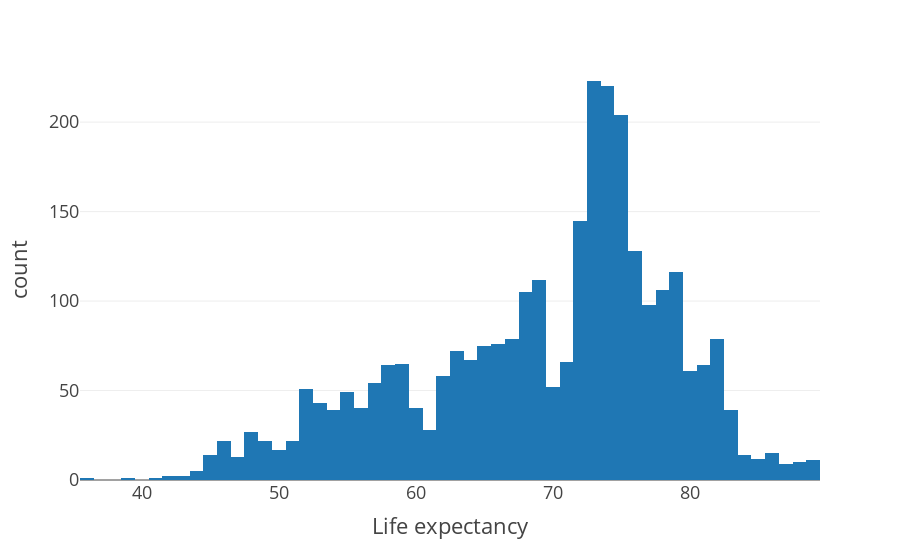

The code cell stored with this chart in its notebook:
### Code cell
fig=px.histogram(df,x='Life expectancy ', template = 'presentation')
fig.show()
ax = df5.plot.kde()

### Figure 1 — Plotly figure (JSON) as saved in the notebook; plotly's stock layout.template omitted (floating-point values rounded to 4 significant figures; data arrays with more than 128 entries replaced by an {"elided": "..."} marker saying what was removed)
{"data": [{"alignmentgroup": "True", "bingroup": "x", "hovertemplate": "Life expectancy =%{x}<br>count=%{y}<extra></extra>", "legendgroup": "", "marker": {"color": "#1F77B4", "pattern": {"shape": ""}}, "name": "", "offsetgroup": "", "orientation": "v", "showlegend": false, "type": "histogram", "x": {"elided": "2938 float values"}, "xaxis": "x", "yaxis": "y"}], "layout": {"barmode": "relative", "legend": {"tracegroupgap": 0}, "margin": {"t": 60}, "xaxis": {"anchor": "y", "domain": [0, 1], "title": {"text": "Life expectancy "}}, "yaxis": {"anchor": "x", "domain": [0, 1], "title": {"text": "count"}}}}
